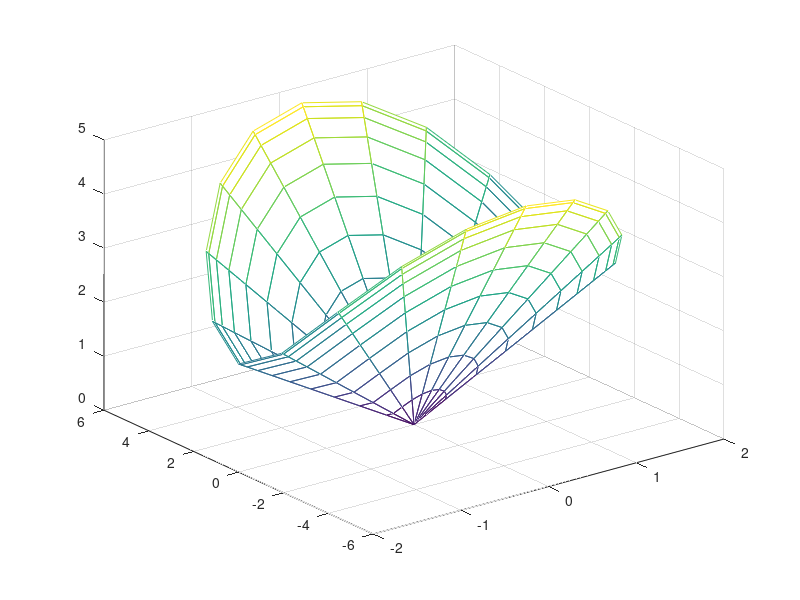

MATLAB code to generate this figure:
% Dibuja varias graficas 3D
disp('Esta es la grafica de un paraboloide');
[x,y]=meshgrid(-2:0.1:2,-2:0.1:2);
z=x.^2+y.^2;
mesh(x,y,z);
disp('Presione una tecla para ver otra grafica');
pause;
disp('Este es otro paraboloide');
z=4-x.^2-y.^2;
mesh(x,y,z);
disp('Presione una tecla');
pause;
disp('Este es un paraboloide hiperbolico');
z=x.^2-y.^2;
mesh(x,y,z)
disp('Presione una tecla');
pause;
disp('Esto es un elipsoide');
[x,y,z]=ellipsoid(0,0,0,2,5,8);
mesh(x,y,z);
disp('Presione una tecla');
pause;
disp('Este es un cono eliptico');
z=sqrt(x.^2+y.^2);
mesh(x,y,z)
% FIN
